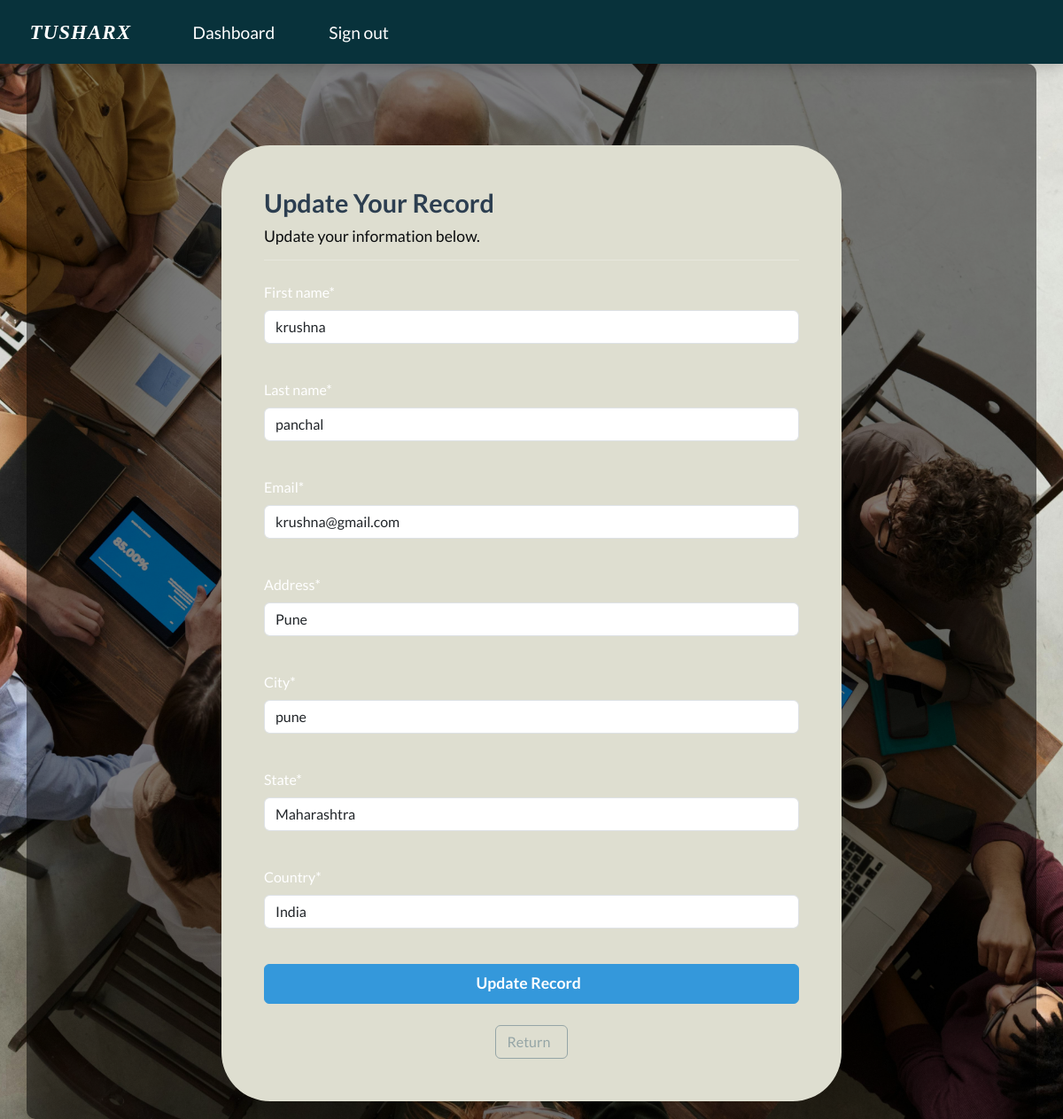
Page /update-record/2 (signed in) on the committed database.
### webapp/models.py (models this page shows, shortened)
class Record(models.Model):
    creation_date = models.DateTimeField(auto_now_add=True)
    first_name = models.CharField(max_length=100)
    last_name = models.CharField(max_length=100)
    email = models.CharField(max_length=225)
    address = models.CharField(max_length=20)
    city = models.CharField(max_length=225)
    state = models.CharField(max_length=200)
    country = models.CharField(max_length=125)

### webapp/views.py (the view)
# urls.py: path('update-record/<int:pk>',views.update_record,name='update-record'),
@login_required(login_url='my-login')
def update_record(request, pk):
    record = Record.objects.get(id=pk)
    form = UpdateRecordForm(instance=record)
    if request.method == 'POST':
        form = UpdateRecordForm(request.POST, instance=record)
        if form.is_valid():
            form.save()
            messages.success(request, "Your record was updated!")
            return redirect("dashboard")
    context = {'form':form}
    return render(request, 'webapp/update-record.html', context=context)

### webapp/forms.py
class UpdateRecordForm(forms.ModelForm):
    class Meta:
        model = Record
        fields =['first_name','last_name','email', 'address', 'city', 'state', 'country']

### webapp/templates/webapp/update-record.html (shortened to what this page needs)
{% extends 'webapp/base.html' %}
{% load crispy_forms_tags %}
{% block content %}
<body>
  <div class="container custom-container shadow-md p-5 mt-5">
    <h3 class="text-primary title">Update Your Record</h3>
    <h5 class="subtitle">Update your information below.</h5>
    <hr class="mb-4">
    <form method="POST" autocomplete="off" class="fade-in">
      {{ form.first_name|as_crispy_field }}
      <br>
      {{ form.last_name|as_crispy_field }}
      <br>
      {{ form.email|as_crispy_field }}
      <br>
      {{ form.address|as_crispy_field }}
      <br>
      {{ form.city|as_crispy_field }}
      <br>
      {{ form.state|as_crispy_field }}
      <br>
      {{ form.country|as_crispy_field }}
      <br>
      <button type="submit" class="btn btn-info w-100 btn-block p-2 animated-btn">
        Update Record &nbsp;
      </button>
    </form>
    <div class="text-center mt-4">
      <a href="{% url 'dashboard' %}" class="btn btn-outline-secondary mx-2">Return &nbsp; </a>
    </div>
  </div>
</body>
{% endblock %}

### webapp/templates/webapp/update-record.html (style rules this page uses)
.custom-container { background-color: #deded0; border-radius: 55px; padding: 40px 30px; max-width: 700px; margin: auto; animation: slide-down 0.6s ease-out; }
.title { font-weight: 700; font-size: 1.8em; margin-bottom: 10px; animation: fade-in 1.2s ease-out; }
.subtitle { font-weight: 500; color: #0a0c0e; font-size: 1.1em; animation: fade-in 1.5s ease-out; }
.fade-in { opacity: 0; animation: fade-in 1s forwards; }
.animated-btn { transition: all 0.3s ease; font-weight: 600; font-size: 1.1em; }

### rows in the picture
Record: first_name "krushna", last_name "panchal", email "krushna@gmail.com", address "Pune", city "pune", state "Maharashtra", country "India"
